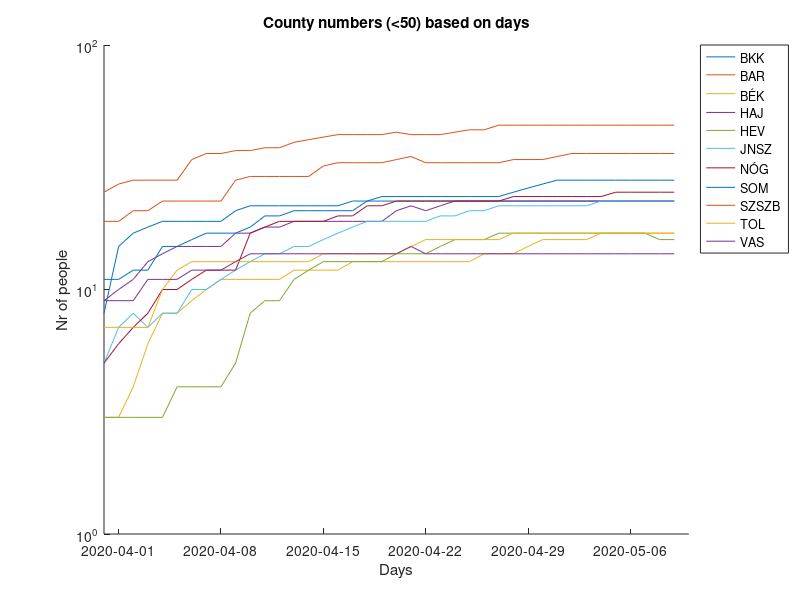
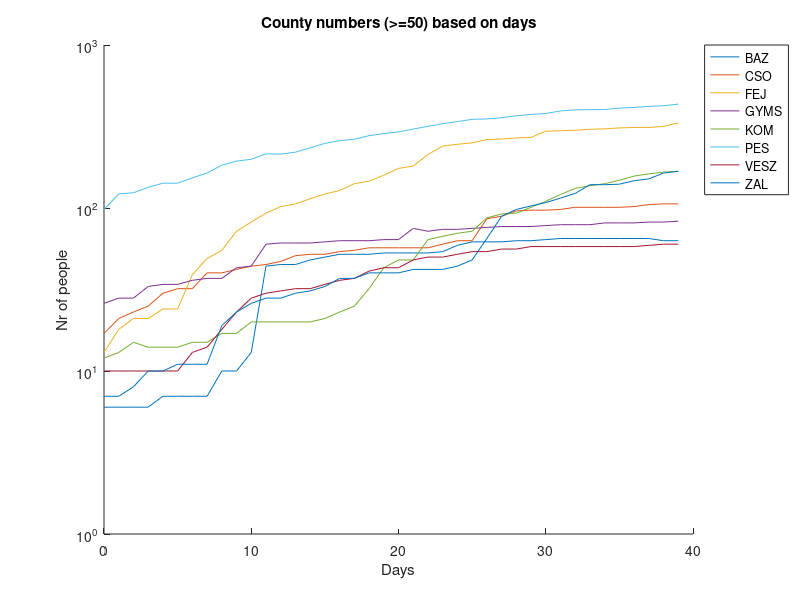
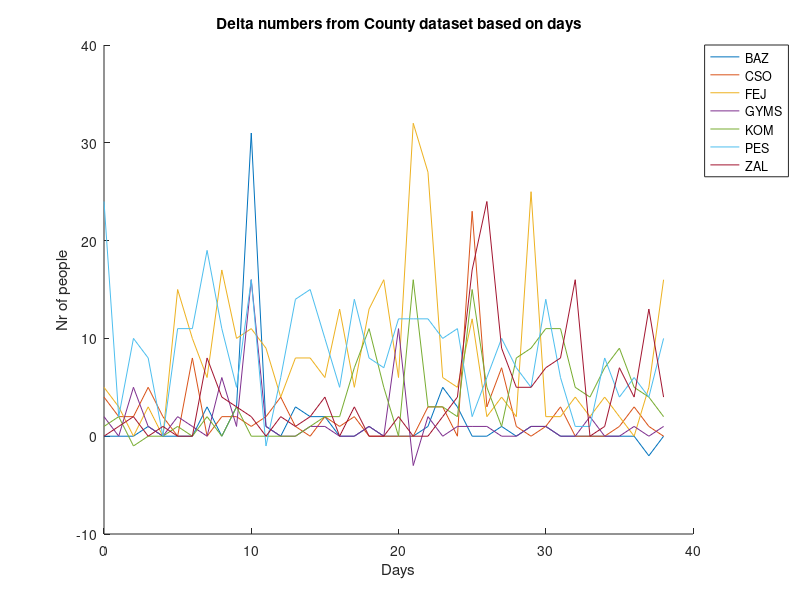
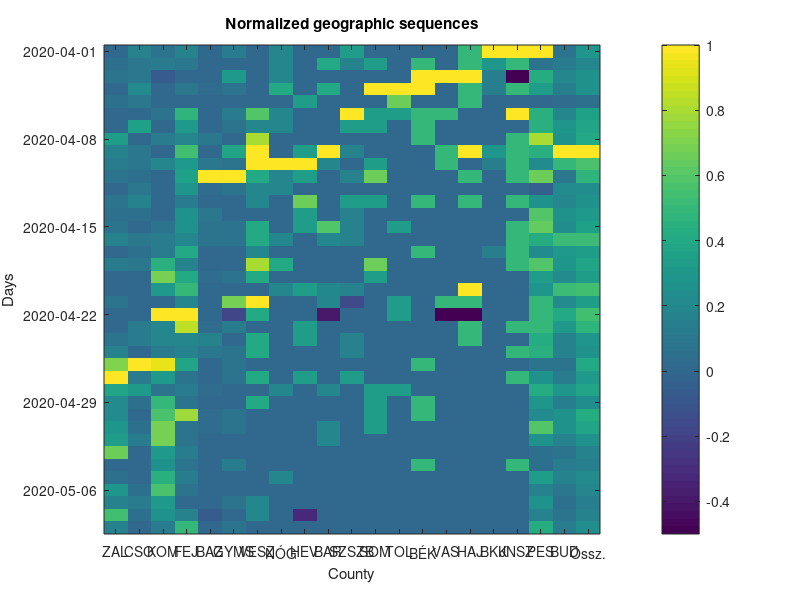

These charts were generated, in order, by the following MATLAB code:
# THIS IS AN EXAMPLE PROJECT FOR OCTAVE and matlab.
# you can download octave (free) from : https://www.gnu.org/software/octave/download.html
# To update the adat.csv file, you can downloaded raw datas best from:
# "https://hu.wikipedia.org/wiki/2020-as_COVID%E2%80%9319-koronav%C3%ADrus-j%C3%A1rv%C3%A1ny_Magyarorsz%C3%A1gon"
# First fix the unicode '-' at the first row, or any other typos :( manually... 

#used packages
pkg load signal;
pkg load data-smoothing;
pkg load financial
clear
# Open Input csv file
fin = fopen('megye.csv', 'rt');
Labels1= textscan(fin, '%s %s %s %s %s %s %s %s %s %s %s %s %s %s %s %s %s %s %s %s %s %s', 1, 
  'Delimiter', "\t", 'CollectOutput', 1, 'HeaderLines', 0);
Inputs= textscan(fin, '%s %f %f %f %f %f %f %f %f %f %f %f %f %f %f %f %f %f %f %f %f %f',
  'Delimiter', "\t", 'CollectOutput', 1, 'HeaderLines', 0);
fclose(fin);
DateFormatIn='yyyy-mm-dd';
StartDate= datenum(Inputs{1}(1,1), DateFormatIn);

#convert 2D array to 1D arrays
Datums = [datenum(Inputs{1})-StartDate];
LastRow = 39
Labels=Labels1{1};
Labels(:,1)=[]; #remove first element "Datum"

#{
BKK = Inputs{2}(:, 1);
#interpolation
t=0:66;
iX=[0:0.05:66]
intpmode="spline"
#intpmode="pchip"
iSummInfected= interp1( t, SummInfected, iX, intpmode);
iAInf=interp1( t, ActiveInfected, iX, intpmode);
#filter
[iDCured2, lambda]= regdatasmooth(iX, iDCured,"d",4,"stdev",3e+1,"midpointrule");
#}

#display curves
close all;
hold on;
# removed 5:BUD capital and 21 summary
Removed = [ 5 ];
#figure 4
k=1;
for n=1:20
    if ((Inputs{2}(LastRow, n)<50) && (0==ismember(n, Removed)))
    semilogy(Datums, Inputs{2}(:, n));
    labs1(k++)=Labels(n);
    endif
end
if (k>1)
  xticks([1:7:max(Datums)])
  dateaxis('x',29, StartDate);
  legend(labs1,  "location", "northeastoutside");
endif
title('County numbers (<50) based on days'), xlabel('Days'), ylabel('Nr of people');
hold off;
print -djpg 'figure4.jpg'
#

k=1;
figure
hold on;
for n=1:20
    if ((Inputs{2}(LastRow,n)>=50) && (0==ismember(n, Removed)))
    semilogy(Datums, Inputs{2}(:, n));
    labs2(k++)=Labels(n);
    endif
end
if (k>1)
legend(labs2,  "location", "northeastoutside");
endif
title('County numbers (>=50) based on days'), xlabel('Days'), ylabel('Nr of people');
hold off;
print -djpg 'figure5.jpg'
#

d=diff(Inputs{2});
Datums(end)=[];
k=1;

figure
hold on;
for n=1:20
    if ( max(d(:,n)>=10) && (0==ismember(n, Removed)))
    plot(Datums, d(:, n));
    labs2(k++)=Labels(n);
    endif
end
if (k>1)
legend(labs2,  "location", "northeastoutside");
endif
title('Delta numbers from County dataset based on days'), xlabel('Days'), ylabel('Nr of people');
hold off;
print -djpg 'figure6.jpg'
#
#scramble the similar counties closer
#      1  2  3  4  5  6  7  8  9 10 11 12 13 14 15 16 17 18 19 20 21
idx1=[20, 6,12, 7, 4, 8,19,13,10, 2,16,15,17, 3,18, 9, 1,11,14, 5,21];
for n=1:21
  idx2(idx1(n))=n;
end
#
figure(7, 'position', [0,0,1000,300]);
for n=1:21
  m=max(d(:,n));
  d(:,n) /= m; #normalize
  d2(:,idx2(n))=d(:,n);
  labels2(n)=Labels(idx1(n));
end
imagesc( d2 );
#colormap (prism (10));
yticks([1:7:max(Datums)])
dateaxis('y',29, StartDate);
xticks([1:1:21]);
h=gca();
set (h, ['x' "ticklabel"], labels2);
colorbar
title('Normalized geographic sequences'), xlabel('County'), ylabel('Days');
print -djpg 'figure7.jpg' '-S1000,600'